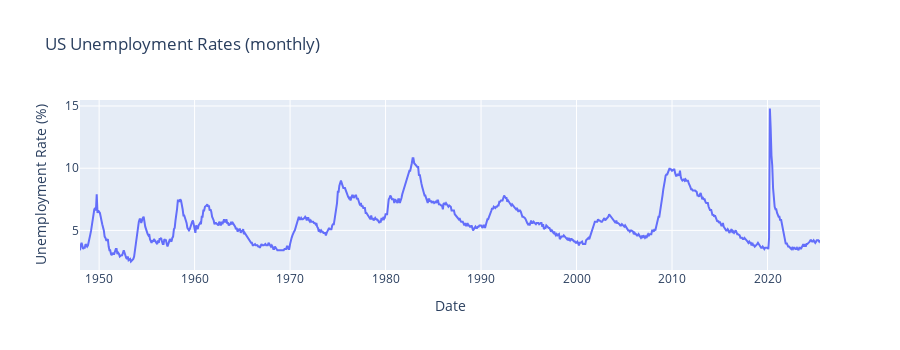

The cell this chart's notebook holds for it:
### Markdown cell above
Making a line chart of the data over time:

### Code cell
import plotly.express as px

fig = px.line(x=df["date"], y=df["rate"], height=350,
              title=f"US Unemployment Rates (monthly)",
              labels={"x": "Date", "y": "Unemployment Rate (%)"}
            )
fig.show()

### Figure 1 — Plotly figure (JSON) as saved in the notebook; plotly's stock layout.template omitted (floating-point values rounded to 4 significant figures; data arrays with more than 128 entries replaced by an {"elided": "..."} marker saying what was removed)
{"data": [{"hovertemplate": "Date=%{x}<br>Unemployment Rate (%)=%{y}<extra></extra>", "legendgroup": "", "line": {"color": "#636efa", "dash": "solid"}, "marker": {"symbol": "circle"}, "mode": "lines", "name": "", "orientation": "v", "showlegend": false, "x": {"elided": "931 str values"}, "xaxis": "x", "y": {"elided": "931 float values"}, "yaxis": "y", "type": "scatter"}], "layout": {"xaxis": {"anchor": "y", "domain": [0, 1], "title": {"text": "Date"}}, "yaxis": {"anchor": "x", "domain": [0, 1], "title": {"text": "Unemployment Rate (%)"}}, "legend": {"tracegroupgap": 0}, "title": {"text": "US Unemployment Rates (monthly)"}, "height": 350}}
